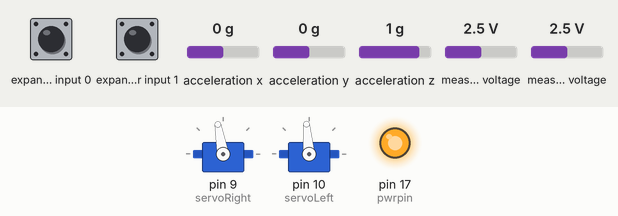
This sketch was run on a simulated Arduino Uno, built with avr-gcc and run on an emulated ATmega328P. On the bench: 2 × servo, output pins drawn as LEDs (lit = HIGH). Wiring (inferred from the names in the program): Wii Nunchuk at I2C address 0x52. The inputs (shaded band) are chosen by the test bench; at power-on: measured voltage 2.5 V, expander input 0 HIGH, expander input 1 HIGH, acceleration x 0 g, acceleration y 0 g, acceleration z 1 g. What the sketch prints to the serial monitor is not drawn.

Above: at 1.3 s.
1.4 s: measured voltage (sensor 200) set to 2.1 V
2.9 s: measured voltage (sensor 200) set to 1.8 V
At 3.9 s:
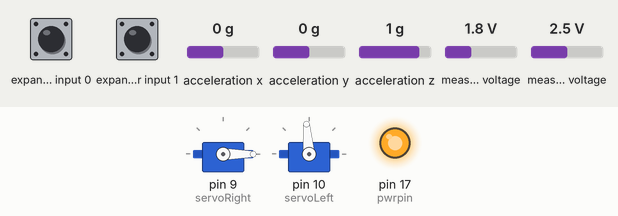
4.4 s: measured voltage (sensor 200) set to 3.8 V
At 5.1 s:
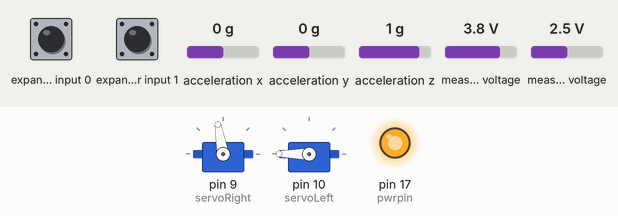
5.9 s: measured voltage (sensor 200) set to 3.1 V
7.4 s: measured voltage (sensor 200) set to 2.8 V
At 8.4 s:
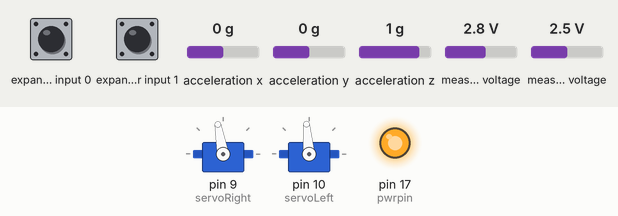
8.9 s: measured voltage (sensor 201) set to 2.8 V
10.4 s: measured voltage (sensor 201) set to 3.1 V
At 10.8 s:
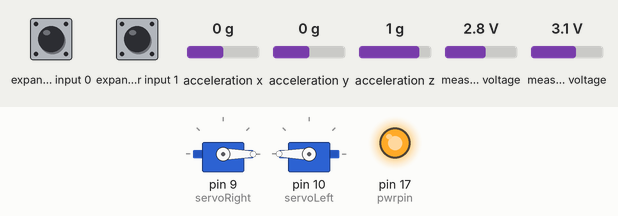
Timing chart, 0 to 12.9 s (numbered marks = the images above; inputs shaded):
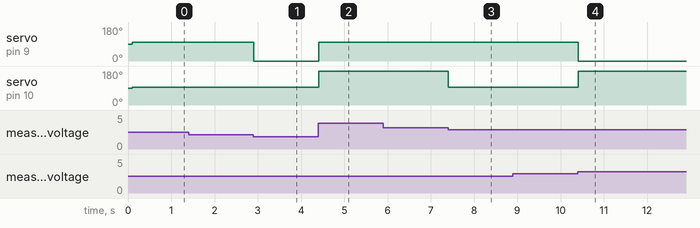

The sketch:

chuck1.ino
```cpp
#include <Wire.h>

#if (ARDUINO >= 100)
#include <Arduino.h>
#else
#include <WProgram.h>
//#define Wire.write(x) Wire.send(x)
//#define Wire.read() Wire.receive()
#endif

static uint8_t nunchuck_buf[6];   // array to store nunchuck data,

// Uses port C (analog in) pins as power & ground for Nunchuck
static void nunchuck_setpowerpins()
{
#define pwrpin PORTC3
#define gndpin PORTC2
  DDRC |= _BV(pwrpin) | _BV(gndpin);
  PORTC &= ~ _BV(gndpin);
  PORTC |=  _BV(pwrpin);
  delay(100);  // wait for things to stabilize
}

// initialize the I2C system, join the I2C bus,
// and tell the nunchuck we're talking to it
static void nunchuck_init()
{
  Wire.begin();                // join i2c bus as master
  Wire.beginTransmission(0x52);// transmit to device 0x52
#if (ARDUINO >= 100)
  Wire.write((uint8_t)0x40);// sends memory address
  Wire.write((uint8_t)0x00);// sends sent a zero.
#else
  Wire.send((uint8_t)0x40);// sends memory address
  Wire.send((uint8_t)0x00);// sends sent a zero.
#endif
  Wire.endTransmission();// stop transmitting
}

// Send a request for data to the nunchuck
// was "send_zero()"
static void nunchuck_send_request()
{
  Wire.beginTransmission(0x52);// transmit to device 0x52
#if (ARDUINO >= 100)
  Wire.write((uint8_t)0x00);// sends one byte
#else
  Wire.send((uint8_t)0x00);// sends one byte
#endif
  Wire.endTransmission();// stop transmitting
}

// Encode data to format that most wiimote drivers except
// only needed if you use one of the regular wiimote drivers
static char nunchuk_decode_byte (char x)
{
  x = (x ^ 0x17) + 0x17;
  return x;
}

// Receive data back from the nunchuck,
// returns 1 on successful read. returns 0 on failure
static int nunchuck_get_data()
{
  int cnt = 0;
  Wire.requestFrom (0x52, 6);// request data from nunchuck
  while (Wire.available ()) {
    // receive byte as an integer
#if (ARDUINO >= 100)
    nunchuck_buf[cnt] = nunchuk_decode_byte( Wire.read() );
#else
    nunchuck_buf[cnt] = nunchuk_decode_byte( Wire.receive() );
#endif
    cnt++;
  }
  nunchuck_send_request();  // send request for next data payload
  // If we recieved the 6 bytes, then go print them
  if (cnt >= 5) {
    return 1;   // success
  }
  return 0; //failure
}

// Print the input data we have recieved
// accel data is 10 bits long
// so we read 8 bits, then we have to add
// on the last 2 bits.  That is why I
// multiply them by 2 * 2
static void nunchuck_print_data()
{
  static int i = 0;
  int joy_x_axis = nunchuck_buf[0];
  int joy_y_axis = nunchuck_buf[1];
  int accel_x_axis = nunchuck_buf[2]; // * 2 * 2;
  int accel_y_axis = nunchuck_buf[3]; // * 2 * 2;
  int accel_z_axis = nunchuck_buf[4]; // * 2 * 2;

  int z_button = 0;
  int c_button = 0;

  // byte nunchuck_buf[5] contains bits for z and c buttons
  // it also contains the least significant bits for the accelerometer data
  // so we have to check each bit of byte outbuf[5]
  if ((nunchuck_buf[5] >> 0) & 1)
    z_button = 1;
  if ((nunchuck_buf[5] >> 1) & 1)
    c_button = 1;

  if ((nunchuck_buf[5] >> 2) & 1)
    accel_x_axis += 1;
  if ((nunchuck_buf[5] >> 3) & 1)
    accel_x_axis += 2;

  if ((nunchuck_buf[5] >> 4) & 1)
    accel_y_axis += 1;
  if ((nunchuck_buf[5] >> 5) & 1)
    accel_y_axis += 2;

  if ((nunchuck_buf[5] >> 6) & 1)
    accel_z_axis += 1;
  if ((nunchuck_buf[5] >> 7) & 1)
    accel_z_axis += 2;

  Serial.print(i, DEC);
  Serial.print("\t");

  Serial.print("joy:");
  Serial.print(joy_x_axis, DEC);
  Serial.print(",");
  Serial.print(joy_y_axis, DEC);
  Serial.print("  \t");

  Serial.print("acc:");
  Serial.print(accel_x_axis, DEC);
  Serial.print(",");
  Serial.print(accel_y_axis, DEC);
  Serial.print(",");
  Serial.print(accel_z_axis, DEC);
  Serial.print("\t");

  Serial.print("but:");
  Serial.print(z_button, DEC);
  Serial.print(",");
  Serial.print(c_button, DEC);

  Serial.print("\r\n");  // newline
  i++;
}

// returns zbutton state: 1=pressed, 0=notpressed
static int nunchuck_zbutton()
{
  return ((nunchuck_buf[5] >> 0) & 1) ? 0 : 1;  // voodoo
}

// returns zbutton state: 1=pressed, 0=notpressed
static int nunchuck_cbutton()
{
  return ((nunchuck_buf[5] >> 1) & 1) ? 0 : 1;  // voodoo
}

// returns value of x-axis joystick
static int nunchuck_joyx()
{
  return nunchuck_buf[0];
}

// returns value of y-axis joystick
static int nunchuck_joyy()
{
  return nunchuck_buf[1];
}

// returns value of x-axis accelerometer
static int nunchuck_accelx()
{
  return nunchuck_buf[2];   // FIXME: this leaves out 2-bits of the data
}

// returns value of y-axis accelerometer
static int nunchuck_accely()
{
  return nunchuck_buf[3];   // FIXME: this leaves out 2-bits of the data
}

// returns value of z-axis accelerometer
static int nunchuck_accelz()
{
  return nunchuck_buf[4];   // FIXME: this leaves out 2-bits of the data
}

byte joyx, joyy, zbut, cbut, accx, accy, accz;

void _print() {
  Serial.print("Z Button:  ");
  Serial.print(zbut);
  //Serial.print("\tC Button:  ");
  //Serial.print(cbut);
  Serial.print("\tX Joy:  ");
  Serial.print(map(joyx, 15, 221, 0, 255));
  Serial.print("\tY Joy:  ");
  Serial.println(map(joyy, 29, 229, 0, 255));
  //Serial.print("\tX Accel:  ");
  //Serial.print(accx);
  //Serial.print("\tY Accel:  ");
  //Serial.print(accy);
  //Serial.println("\tZ Accel:  ");
}

#include <Servo.h>

Servo servoRight, servoLeft;
int rightStop = 100;
int leftStop = 95;

void setup() {
  Serial.begin(9600);
  nunchuck_setpowerpins();
  nunchuck_init();
  Serial.println("Wii Nunchuck Ready");
  servoRight.attach(9);
  servoLeft.attach(10);
}

void loop() {
  nunchuck_get_data();

  zbut = nunchuck_zbutton();  //  0 - 1
  cbut = nunchuck_cbutton();  //  0 - 1
  joyx = nunchuck_joyx();     //  15 - 221
  joyy = nunchuck_joyy();     //  29 - 229
  accx = nunchuck_accelx();   //  70 - 182
  accy = nunchuck_accely();   //  65 - 173
  accz = nunchuck_accelz();   //  0 - 255

  //_print();

  if(joyx <= 100) { // left
    servoRight.write(-200);
    servoLeft.write(leftStop);
  }
  else if(joyx >= 150) { // right
    servoRight.write(rightStop);
    servoLeft.write(200);
  }
  else if(joyy > 150) { // run straight
    servoRight.write(-255);
    servoLeft.write(255);
  }
  else {
    servoRight.write(rightStop);
    servoLeft.write(leftStop);
  }
  delay(10);
}
```

Measured:
- the behaviour switches between 2 and 1.9 V on measured voltage (sensor 200) (found by bisection; images 0 and 1)
- the behaviour switches between 3 and 2.9 V on measured voltage (sensor 200) (found by bisection; images 2 and 3)
- the behaviour switches between 2.9 and 3 V on measured voltage (sensor 201) (found by bisection; images 3 and 4)
- after the input at 1.4 s, every drawn part: stays the same
- after the input at 2.9 s, servo on pin 9 (servoRight): 100° → 0° at once
- after the input at 4.4 s, servo on pin 9 (servoRight): 0° → 100° at once; servo on pin 10 (servoLeft): 95° → 180° at once
- after the input at 5.9 s, every drawn part: stays the same
- after the input at 7.4 s, servo on pin 10 (servoLeft): 180° → 95° at once
- after the input at 8.9 s, every drawn part: stays the same
- after the input at 10.4 s, servo on pin 9 (servoRight): 100° → 0° at once; servo on pin 10 (servoLeft): 95° → 180° at once
